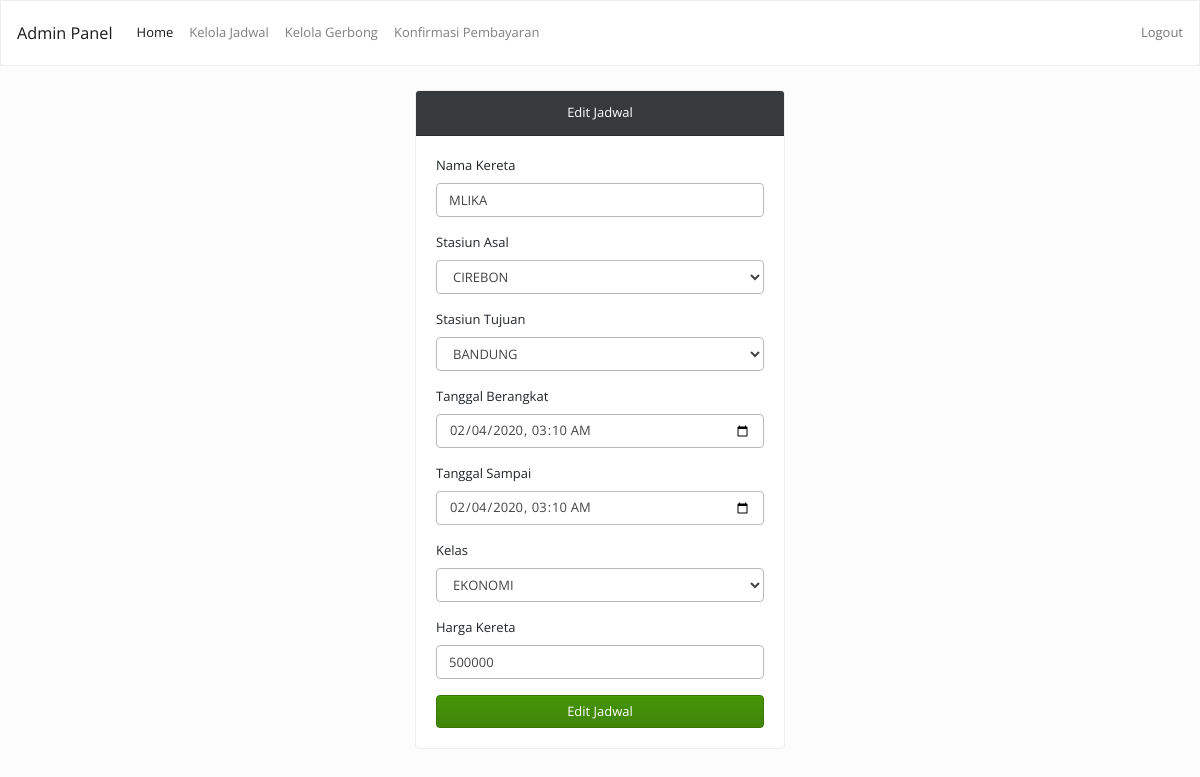
Screenshot of /admin/dashboard/edit-jadwal/2 with the database file from the repository.
### tables this page shows
CREATE TABLE `jadwal` (
  `id` int(11) NOT NULL,
  `nama_kereta` varchar(255) NOT NULL,
  `asal` int(11) NOT NULL,
  `tujuan` int(11) NOT NULL,
  `tgl_berangkat` datetime NOT NULL,
  `tgl_sampai` datetime NOT NULL,
  `kelas` varchar(100) NOT NULL,
  `harga` varchar(255) NOT NULL,
  `status` int(11) NOT NULL
);

CREATE TABLE `stasiun` (
  `id` int(11) NOT NULL,
  `nama_stasiun` varchar(255) NOT NULL
);

### application/controllers/Admin.php (called while the page is built, shortened)
<?php
class Admin extends CI_Controller {
	public function keHalamanEditJadwal($id){
		$data['data_edit'] = $this->M_Admin->getDataEditJadwal($id)->row();
		$data['stasiun'] = $this->M_Admin->getDataStasiun()->result();
		$this->load->view('admin/edit_jadwal', $data);
	}
}

### index.php (called while the page is built, shortened)
<?php
require_once BASEPATH.'core/CodeIgniter.php';

### application/models/M_Admin.php (called while the page is built, shortened)
<?php
class M_Admin extends CI_Model {
	public function getDataEditJadwal($id){
		$data = array(
			'jadwal.id' => $id
		);
		$this->db->select('jadwal.*, Asal.nama_stasiun AS ASAL, Tujuan.nama_stasiun As TUJUAN');
		$this->db->from('jadwal');
		$this->db->where($data);
		$this->db->join('stasiun as Asal','jadwal.asal = Asal.id', 'left');
		$this->db->join('stasiun as Tujuan','jadwal.tujuan = Tujuan.id', 'left');
		return $this->db->get();
	}
}

### application/views/admin/edit_jadwal.php (the view, shortened to what this page needs)
<!DOCTYPE html>
<html>
<head>
	<link rel="stylesheet" href="<?= base_url('assets/css/bootstrap.min.css') ?>">
</head>
<body>
	<?php include 'include/nav.php'; ?>
	<div class="container-fluid my-4">
		<div class="row justify-content-center">
			<div class="col-md-4">
				<div class="card">
					<div class="card-header text-center bg-dark text-white">Edit Jadwal</div>
					<div class="card-body">
						<form action="<?= base_url('editJadwal') ?>" method="POST">
							<div class="form-group">
								<label>Nama Kereta</label>
								<input type="text" name="nama_kereta" class="form-control" required value="<?= $data_edit->nama_kereta ?>">
							</div>
							<div class="form-group">
								<label>Stasiun Asal</label>
								<select name="asal" class="form-control" required>
									<optgroup label="TERPILIH">
										<option selected value="<?= $data_edit->asal ?>"><?= $data_edit->ASAL ?></option>
									</optgroup>
								</select>
							</div>
							<div class="form-group">
								<label>Stasiun Tujuan</label>
								<select name="tujuan" class="form-control" required>
									<optgroup label="TERPILIH">
										<option selected value="<?= $data_edit->tujuan ?>"><?= $data_edit->TUJUAN ?></option>
									</optgroup>
								</select>
							</div>
							<div class="form-group">
								<label>Tanggal Berangkat</label>
								<?php $date = date_create($data_edit->tgl_berangkat); ?>
								<input type="datetime-local" name="tgl_berangkat" class="form-control" min="<?= date_format($date, 'Y-m-d\TH:i'); ?>" value='<?= date_format($date, 'Y-m-d\TH:i'); ?>' required>
							</div>
							<div class="form-group">
								<label>Tanggal Sampai</label>
								<?php $date = date_create($data_edit->tgl_sampai); ?>
								<input type="datetime-local" name="tgl_sampai" min="<?= date_format($date, 'Y-m-d\TH:i'); ?>" class="form-control" value='<?= date_format($date, 'Y-m-d\TH:i'); ?>' required>
							</div>
							<div class="form-group">
								<label>Kelas</label>
								<select name="kelas" class="form-control" required>
									<optgroup label="TERPILIH">
										<option selected value="<?= $data_edit->kelas ?>"><?= $data_edit->kelas ?></option>
									</optgroup>
								</select>
							</div>
							<div class="form-group">
								<label>Harga Kereta</label>
								<input type="text" name="harga" class="form-control" required value="<?= $data_edit->harga ?>">
							</div>
							<button class="btn btn-block btn-success">Edit Jadwal</button>
						</form>
					</div>
				</div>
			</div>
		</div>
	</div>
</body>
</html>

### rows the page displays
jadwal: nama_kereta "MLIKA", asal "CIREBON", tujuan "BANDUNG", tgl_berangkat "02/04/2020 03:10", tgl_sampai "02/04/2020 03:10", kelas "EKONOMI", harga "500000"
